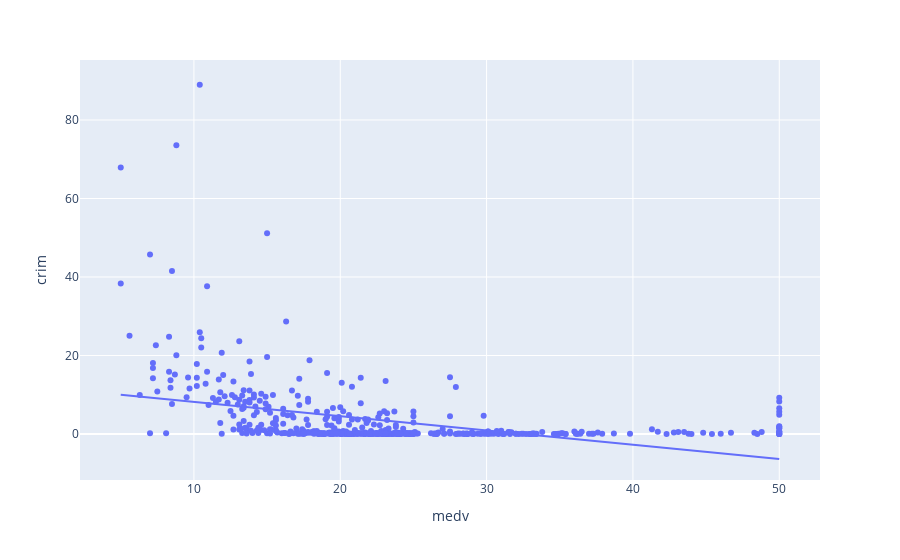

Write notebook code for a chart like this one.
### Markdown cell above
# 3. Wizualizacja
## Wykres słupkowy dla parametrów regresji

### Code cell
px.scatter(
    data_frame = df,
    x=df['medv'],
    y=df['crim'],
    trendline="ols",           
).show()

### Figure 1 — Plotly figure (JSON) as saved in the notebook; plotly's stock layout.template omitted (floating-point values rounded to 4 significant figures; data arrays with more than 128 entries replaced by an {"elided": "..."} marker saying what was removed)
{"data": [{"hovertemplate": "medv=%{x}<br>crim=%{y}<extra></extra>", "legendgroup": "", "marker": {"color": "#636efa", "symbol": "circle"}, "mode": "markers", "name": "", "orientation": "v", "showlegend": false, "type": "scatter", "x": {"elided": "506 float values"}, "xaxis": "x", "y": {"elided": "506 float values"}, "yaxis": "y"}, {"hovertemplate": "<b>OLS trendline</b><br>crim = -0.36316 * medv + 11.7965<br>R<sup>2</sup>=0.150780<br><br>medv=%{x}<br>crim=%{y} <b>(trend)</b><extra></extra>", "legendgroup": "", "marker": {"color": "#636efa", "symbol": "circle"}, "mode": "lines", "name": "", "showlegend": false, "type": "scatter", "x": {"elided": "506 float values"}, "xaxis": "x", "y": {"elided": "506 float values"}, "yaxis": "y"}], "layout": {"legend": {"tracegroupgap": 0}, "margin": {"t": 60}, "xaxis": {"anchor": "y", "domain": [0, 1], "title": {"text": "medv"}}, "yaxis": {"anchor": "x", "domain": [0, 1], "title": {"text": "crim"}}}}
